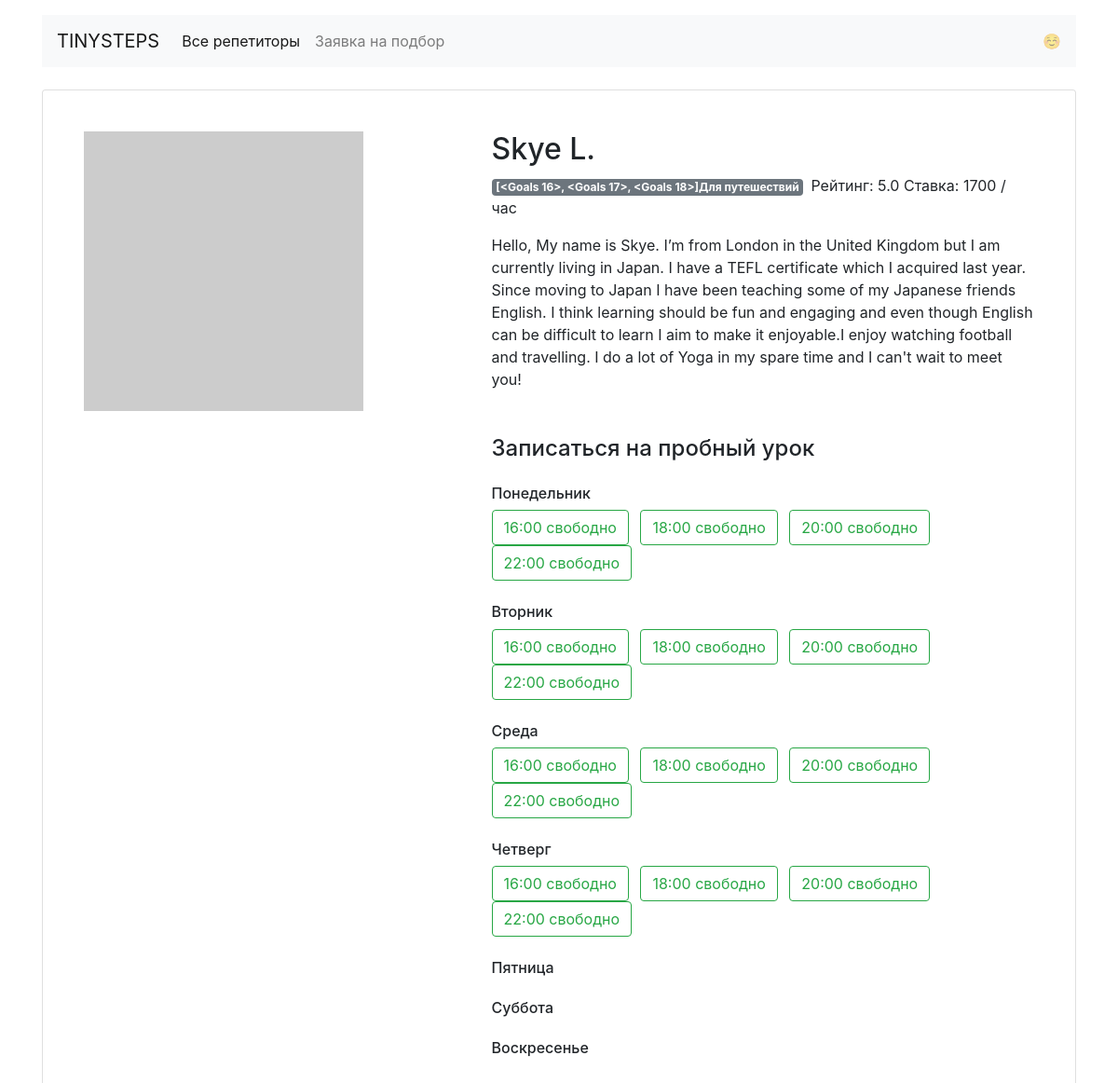
The page /profiles/9/ on the database its author committed.
### app.py (models this page shows)
class Teachers(db.Model):
    __tablename__ = 'teachers'
    id = db.Column(db.Integer, primary_key=True)
    name = db.Column(db.String, nullable=False)
    about = db.Column(db.String, nullable=False)
    rating = db.Column(db.Float, nullable=False)
    picture = db.Column(db.String, nullable=False)
    price = db.Column(db.Integer, nullable=False)
    lesson_time = db.Column(db.String)
    goals = db.relationship("Goals", back_populates="goal")
    week_day = db.relationship("TimetableTeachers", back_populates="week")

### app.py (the view)
@app.route('/profiles/<int:id_teacher>/')  # профиль репетитора <id учителя>
def profiles(id_teacher):
    teacher = db.session.query(Teachers).get_or_404(id_teacher)
    return render_template("profiles.html", id_techer=teacher.id, all_data=all_data, teacher=teacher)

### templates/profiles.html
{% extends 'base.html' %}
{% block container %}
  <main class="container mt-3">
    <div class="card my-4 mx-auto">
      <div class="card-body m-2 m-md-4">
        <article class="row">
          <div class="col-5"><img src="{{ teacher.picture }}" class="img-fluid" alt=""></div>
          <div class="col-7">
            <section class="teacher=info">
              <h1 class="h2">{{ teacher.name }}</h1>
              <p><span class="badge badge-secondary mr-2"> {{ teacher.goals }}Для путешествий </span>Рейтинг: {{ teacher.rating }} Ставка: {{ teacher.price }} / час</p>
              <p>{{ teacher.about }}</p>
            </section>
            <section class="available">
              <h4 class="mb-4 mt-5">Записаться на пробный урок</h4>
              {% for day in all_data[1][teacher.id]['free'] %}
                {% if day == 'mon'%}<h6 class="mt-4">Понедельник</h6>
                {% elif day == 'tue'%}<h6 class="mt-4">Вторник</h6>
                {% elif day == 'wed'%}<h6 class="mt-4">Среда</h6>
                {% elif day == 'thu'%}<h6 class="mt-4">Четверг</h6>
                {% elif day == 'fri'%}<h6 class="mt-4">Пятница</h6>
                {% elif day == 'sat'%}<h6 class="mt-4">Суббота</h6>
                {% elif day == 'sun'%}<h6 class="mt-4">Воскресенье</h6>{% endif %}
              {% for key in all_data[1][teacher.id]['free'][day] %}
                  {% if all_data[1][teacher.id]['free'][day][key] %}
                      <a href="{{ url_for('booking', id_teacher=teacher.id|int, day=day, time=key)  }}" class="btn btn-outline-success  mr-2">{{ key }} свободно</a>
                  {% endif %}
              {% endfor %}
              {% endfor %}
            </section>
          </div>
        </article>
      </div>
    </div>
  </main>
{% endblock %}

### rows shown on the page
Teachers: name "Skye L.", rating "5.0", price "1700", about "Hello, My name is Skye. I’m from London in the United Kingdom but I am currently living in Japan. I have a TEFL certificate which I acquired last year. Since moving to Japan I have been teaching some of my Japanese friends English. I think learning should be fun and engaging and even though English can be difficult to learn I aim to make it enjoyable.I enjoy watching football and travelling. I do a lot of Yoga in my spare time and I can't wait to meet you!"

### other values the page prints
{{ teacher.goals }} "[<Goals 16>, <Goals 17>, <Goals 18>]"
{{ key }} "16:00" "18:00" "20:00" "22:00" "16:00" "18:00" "20:00" "22:00" "16:00" "18:00" "20:00" "22:00" "16:00" "18:00" "20:00" "22:00"
